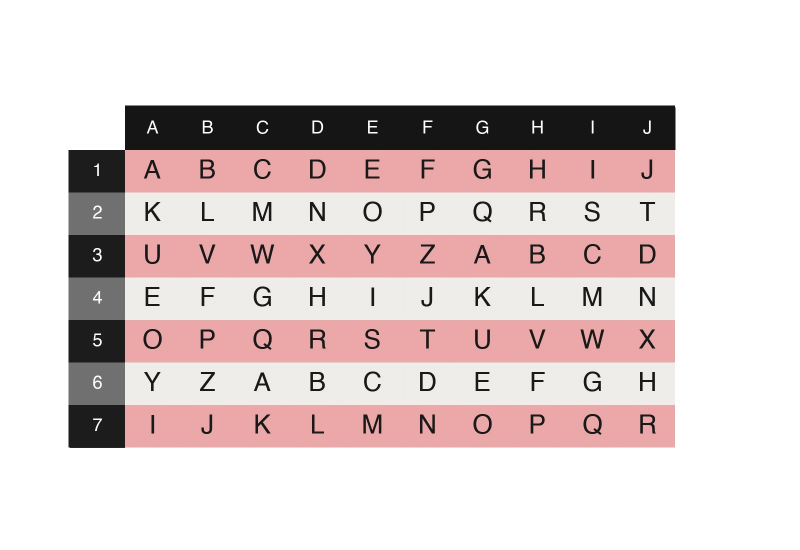
#> input picture crates/app-ocr/src/tests/fixtures/matrix-card.jpg, 1600 x 1100 px (shown at 1/2 size)
$ python -i matrix_cv_reference.py   (imports and definitions only)
#> lines starting #> are read from the running program, lines starting #| are printed output that depends on the picture
#!/usr/bin/env python3
"""Offline OpenCV reference for Matrix geometry: detect, fit, track, smooth.

Development tooling only; nothing here ships. It writes the same per-frame
trace JSONL as `matrix_track_replay` so `matrix_track_report.py` can compare
both on one recording:

    python scripts/ocr/matrix_cv_reference.py FRAMES [--fps 30] > reference.jsonl

Model: the 7x10 body in cell units, u along columns (0..10), v along rows
(0..7), A1 top-left at (0, 0). The card prints a dark header band above row 1,
dark/grey row labels left of column A, thin dark column lines, and alternating
pink (rows 1, 3, 5, 7) and white rows.

Per frame:
1. detect: dark, elongated, letter-filled header candidates seed a homography
   for each of the four orientations; anchors (dark header above, pink row 1,
   dark labels left) pick the orientation.
2. fit: each of the 11x8 grid intersections is measured locally - the column
   line as a dark line in luminance, the row boundary as a signed pink/white
   step in R-G whose sign is fixed by row parity - and ONE homography is fitted
   to all of them with cv2.findHomography(USAC_MAGSAC), which LM-refines on
   inliers. Fitting grows from the header rows to the full grid. Inliers must
   cover every quadrant; the reprojection residual is the quality score.
   Header/label/parity anchors are rescored for every +-1 row/column shift and
   the unshifted grid must win, which rules out off-by-one aliasing.
   Hard rejects: non-convex or clipped body, ill-conditioned or strongly
   foreshortened homography, and a sudden area/angle jump from the previous
   frame unless the next detection confirms it. No fixed image aspect ratio.
3. track: pyramidal KLT (calcOpticalFlowPyrLK, forward-backward checked) on
   Shi-Tomasi corners inside the card (letters and line junctions; row
   boundaries are colour-only, so pure-grey grid crossings are weak KLT
   features), then a RANSAC frame-to-frame homography. Low inlier ratio, high
   residual or every N frames triggers a refit seeded by the tracked grid; a
   failed refit falls back to full detection.
4. smooth: a One Euro filter on the displayed corners only; cropping and the
   keyframe decision use the unsmoothed fit.
"""
import argparse
import json
import math
import sys
import time
from pathlib import Path

import cv2
import numpy as np

COLS, ROWS = 10, 7
WORK = 960  # long side of the analysed image
GRAY_ONLY = False  # --gray-only: what a grey-only transport would leave


# [4 lines left out: function apply, not called in this run]


def body_of(H):
    return apply(H, [[0, 0], [COLS, 0], [COLS, ROWS], [0, ROWS]])


class Frame:
    # [26 lines left out: functions __init__, sample, not called in this run]


def cell_px(H):
    b = body_of(H)
    return (np.linalg.norm(b[1] - b[0]) + np.linalg.norm(b[2] - b[3])) / (2 * COLS)


# ---------------------------------------------------------------- measurement

# Card constants in cell units, measured on SIFT-labelled frames
# (`--calibrate`): header band height above row 1 and label column width.
HEADER = 1.05
LABELS = 1.03
W = 0.12  # half-width (cells) of the step derivative


# [277 lines left out: functions peak, edge_points, line_specs, fit_line, intersect, measure and 5 more, not called in this run]


# ------------------------------------------------------------------ detection

def header_candidates(frame):
    """Seeds from straight outer edges of dark, letter-filled bands.

    The header may merge with the label column at its corner, so a band is
    found from one long polygon edge and the dark depth behind it, not from a
    whole-component rectangle. The depth side is the body side.
    """
    out = []
    masks = []
    # Dark relative to the neighbourhood: dim rooms put the paper itself
    # below any fixed level, while the band stays darker than its margin.
    for block, offset in ((max(31, frame.w // 12) | 1, 20), (max(31, frame.w // 6) | 1, 25)):
        masks.append(cv2.adaptiveThreshold(frame.u8, 1, cv2.ADAPTIVE_THRESH_MEAN_C, cv2.THRESH_BINARY_INV,
                                           block, offset))
    masks += [(frame.gray < t).astype(np.uint8) for t in (60, 100)]
    for mask in masks:
        contours, _ = cv2.findContours(mask, cv2.RETR_EXTERNAL, cv2.CHAIN_APPROX_SIMPLE)
        filled = np.zeros_like(mask)
        cv2.drawContours(filled, contours, -1, 1, -1)
        for c in contours:
            if cv2.contourArea(c) < (frame.w * 0.01) ** 2:
                continue
            poly = cv2.approxPolyDP(c, 0.01 * cv2.arcLength(c, True), True).reshape(-1, 2).astype(np.float64)
            for k in range(len(poly)):
                p, q = poly[k], poly[(k + 1) % len(poly)]
                length = np.linalg.norm(q - p)
                if length < frame.w * 0.08:
                    continue
                d = (q - p) / length
                for normal in (np.array([-d[1], d[0]]), np.array([d[1], -d[0]])):
                    depths = []
                    for f in np.linspace(0.15, 0.85, 15):
                        start = p + f * (q - p) + normal * 1.5
                        run = 0
                        while run < length / 4:
                            x, y = (start + normal * run).round().astype(int)
                            if not (0 <= x < frame.w and 0 <= y < frame.h) or not filled[y, x]:
                                break
                            run += 1
                        depths.append(run)
                    depth = float(np.median(depths)) + 1.5
                    if depth < 4 or np.std(depths) > 0.25 * depth:
                        continue
                    if 7 <= length / depth <= 24:
                        out.append(("header", p, q, normal, depth))
                    elif 3.5 <= length / depth <= 9:
                        out.append(("labels", p, q, normal, depth))
    return out


# [35 lines left out: functions hypotheses, detect, not called in this run]


# ------------------------------------------------------------------- tracking

class OneEuro:
    def __init__(self, min_cutoff=1.5, beta=0.02, d_cutoff=1.0):
        self.min_cutoff, self.beta, self.d_cutoff = min_cutoff, beta, d_cutoff
        self.x = self.dx = self.t = None

    # [16 lines left out: functions alpha, __call__, not called in this run]


class Tracker:
    # [108 lines left out: functions __init__, features, jump, accept, step, not called in this run]


def _jump_between(a, b):
    area = cv2.contourArea(b.astype(np.float32)) / max(cv2.contourArea(a.astype(np.float32)), 1)
    return not (0.8 < area < 1.25) or np.max(np.linalg.norm(a - b, axis=1)) > 0.5 * np.linalg.norm(a[1] - a[0]) / COLS


def label_homography(frame, body):
    src = np.float32([[0, 0], [COLS, 0], [COLS, ROWS], [0, ROWS]])
    return cv2.getPerspectiveTransform(src, np.float32(np.array(body) * [frame.w, frame.h])).astype(np.float64)


# [64 lines left out: functions calibrate, main, not called in this run]


# [2 lines not run here, left out]

>>> import cv2
>>> picture = cv2.imread('../../crates/app-ocr/src/tests/fixtures/matrix-card.jpg', cv2.IMREAD_GRAYSCALE)
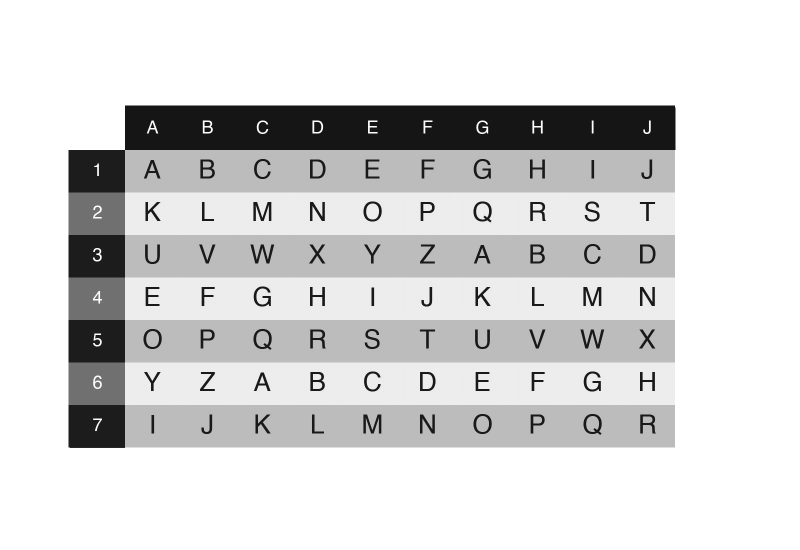
#> picture: shape (1100, 1600) (shown at 1/2 size); min 13, max 255, mean 214.6
#> after the loop in header_candidates, `for block, offset in ((max(31, frame.w // 12) | 1, 20), (max(31, frame..`: masks = []
#> (the run stopped early here; a loop or call above may not have finished)
